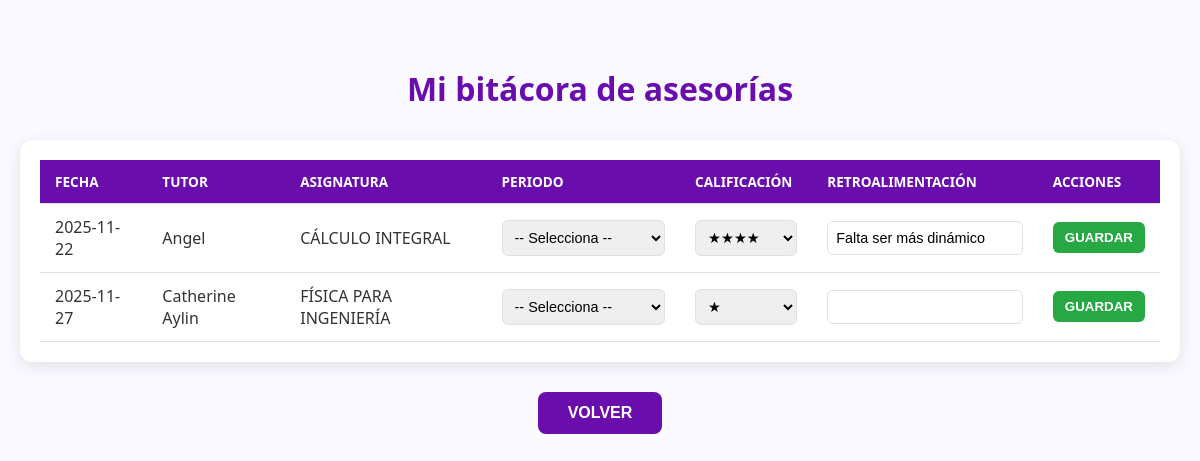
Screenshot of /index.php?action=registrarBitacora (signed in) with the database file from the repository.
### tables this page shows
CREATE TABLE `bitacora_asesoria` (
  `id_asesoria` int(11) NOT NULL AUTO_INCREMENT,
  `id_solicitud` int(11) NOT NULL,
  `fecha_realizada` date NOT NULL,
  `retroalimentacion` text DEFAULT NULL,
  `periodo_cuatrimestral` varchar(10) DEFAULT NULL,
  `id_tutor` int(11) NOT NULL,
  `id_asesorado` int(11) DEFAULT NULL,
  `calificacion_estrellas` tinyint(1) DEFAULT NULL,
  PRIMARY KEY (`id_asesoria`),
  UNIQUE KEY `id_solicitud` (`id_solicitud`),
  KEY `id_tutor` (`id_tutor`),
  KEY `id_asesorado` (`id_asesorado`)
);

CREATE TABLE `usuario` (
  `id_usuario` int(11) NOT NULL AUTO_INCREMENT,
  `nombre` varchar(50) NOT NULL,
  `apellidos` varchar(50) NOT NULL,
  `correo` varchar(80) NOT NULL,
  `contraseña` varchar(80) NOT NULL,
  `rol` enum('Asesorado','Profesor','Tutor') NOT NULL,
  `area` varchar(50) DEFAULT NULL,
  `areasEnseñanza` varchar(50) DEFAULT NULL,
  `cuatrimestre` int(11) DEFAULT NULL,
  `necesidades` text DEFAULT NULL,
  PRIMARY KEY (`id_usuario`),
  UNIQUE KEY `correo` (`correo`)
);

CREATE TABLE `asignatura` (
  `id_asignatura` int(11) NOT NULL AUTO_INCREMENT,
  `nombre` varchar(100) NOT NULL,
  PRIMARY KEY (`id_asignatura`),
  UNIQUE KEY `nombre` (`nombre`)
);

### app/controllers/BitacoraController.php (called while the page is built, shortened)
<?php
    include_once "app/models/BitacoraModel.php";
    class BitacoraController {
        private $model;
        public function __construct($connection) {
            $this->model = new BitacoraModel($connection);
        }
        public function registrarBitacora() {
            $id_asesorado = $_SESSION['id_usuario'] ?? null;
            $bitacoras = $this->model->obtenerBitacorasAsesorado($id_asesorado);
            include "app/views/Asesorado/gestion_bitacora.php";
        }
    }
?>

### app/models/BitacoraModel.php (called while the page is built, shortened)
<?php
    class BitacoraModel {
        private $connection;
        public function __construct($connection) {
            $this->connection = $connection;
        }
        public function obtenerBitacorasAsesorado($id_asesorado) {
            $sql = "SELECT b.*,
                        u.nombre AS nombre_tutor,
                        a.nombre AS asignatura
                    FROM bitacora_asesoria b
                    INNER JOIN usuario u ON b.id_tutor = u.id_usuario
                    INNER JOIN solicitud_asesoria s ON b.id_solicitud = s.id_solicitud
                    INNER JOIN asignatura a ON s.id_asignatura = a.id_asignatura
                    WHERE b.id_asesorado = ?";
            $stmt = $this->connection->prepare($sql);
            $stmt->bind_param("i", $id_asesorado);
            $stmt->execute();
            return $stmt->get_result();
        }
    }
?>

### app/views/Asesorado/gestion_bitacora.php (the view, shortened to what this page needs)
<!DOCTYPE html>
<html lang="es">
<head>
    <link rel="stylesheet" href="public/css/bitacora_asesorias.css">
</head>
<body class="bitacora-asesorias">
<h2>Mi bitácora de asesorías</h2>
<div class="table-container">
<table>
    <thead>
        <tr>
            <th>Fecha</th>
            <th>Tutor</th>
            <th>Asignatura</th>
            <th>Periodo</th>
            <th>Calificación</th>
            <th>Retroalimentación</th>
            <th>Acciones</th>
        </tr>
    </thead>
    <tbody>
    <?php while ($b = $bitacoras->fetch_assoc()) { ?>
        <form action="index.php?action=guardarRetroalimentacion" method="POST">
        <tr>
            <td><?= $b['fecha_realizada'] ?></td>
            <td><?= $b['nombre_tutor'] ?></td>
            <td><?= $b['asignatura'] ?></td>
            <td>
                <select name="periodo_cuatrimestral" required>
                    <option value="">-- Selecciona --</option>
                </select>
            </td>
            <td>
                <select name="calificacion_estrellas" required>
                    <option value="">★</option>
                    <option value="4" <?= $b['calificacion_estrellas']==4?'selected':'' ?>>★★★★</option>
                </select>
            </td>
            <td>
                <input type="text" name="retroalimentacion" value="<?= $b['retroalimentacion'] ?>">
            </td>
            <td class="acciones">
                <button type="submit">Guardar</button>
            </td>
        </tr>
        </form>
    <?php } ?>
    </tbody>
</table>
</div>
<div class="volver-container">
    <a href="index.php?action=panelAsesorado">
        <button class="volver-btn">Volver</button>
    </a>
</div>
</body>
</html>

### public/css/bitacora_asesorias.css (style rules this page uses)
.bitacora-asesorias { --primary-color: #6a0dad; --primary-hover: #8b1cf0; --background-light: #f9f9ff; --container-bg: #ffffff; --border-light: #e0e0e0; --text-color: #333; --save-color: #28a745; --save-hover: #1e7e34; margin: 0; padding: 40px 20px; background-color: var(--background-light); font-family: 'Segoe UI', Tahoma, Geneva, Verdana, sans-serif; color: var(--text-color); text-align: center; }
.bitacora-asesorias h2 { color: var(--primary-color); margin-bottom: 30px; font-size: 2em; }
.table-container { max-width: 1200px; margin: 0 auto; overflow-x: auto; background-color: var(--container-bg); border-radius: 12px; box-shadow: 0 4px 15px rgba(0,0,0,0.1); padding: 20px; }
table { width: 100%; min-width: 800px; border-collapse: collapse; }
th, td { padding: 12px 15px; text-align: left; border-bottom: 1px solid var(--border-light); }
th { background-color: var(--primary-color); color: white; text-transform: uppercase; font-size: 0.85em; }
form { display: contents; }
input[type="text"], select { width: 100%; padding: 8px; border-radius: 6px; border: 1px solid var(--border-light); box-sizing: border-box; font-size: 0.9em; }
.acciones button { background-color: var(--save-color); color: white; border: none; padding: 8px 12px; border-radius: 6px; cursor: pointer; font-weight: bold; text-transform: uppercase; }
.volver-container { margin-top: 30px; }
.volver-btn { background-color: var(--primary-color); color: white; border: none; padding: 12px 30px; border-radius: 8px; cursor: pointer; font-size: 1em; font-weight: bold; text-transform: uppercase; }

### rows the page displays
bitacora_asesoria: fecha_realizada "2025-11-22", usuario.nombre "Angel", asignatura.nombre "CÁLCULO INTEGRAL", calificacion_estrellas "★★★★", retroalimentacion "Falta ser más dinámico"
bitacora_asesoria: fecha_realizada "2025-11-27", usuario.nombre "Catherine Aylin", asignatura.nombre "FÍSICA PARA INGENIERÍA"
